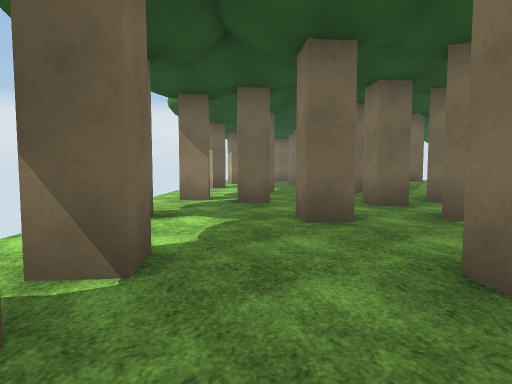
View 1 (above)

24 first-person views from a walk through a 3-D level made in the Unity game engine. The camera is 1.3 m above the floor, tilts 4° down and sees 75° across. The floor is counted in squares, 1.89 m on a side. Each view is taken from the middle of a square. On the plan, view 1 faces up. The plan holds only what a view shows up to about 10 squares ahead; the rest is blank. The player is left out. Some surface patterns are stand-ins.

View 2
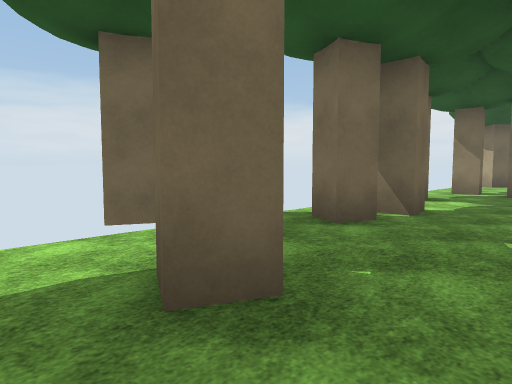

View 3
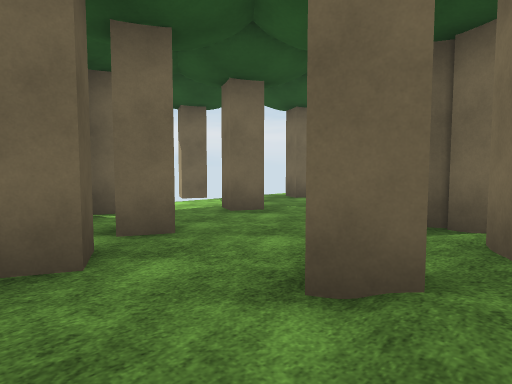

View 4
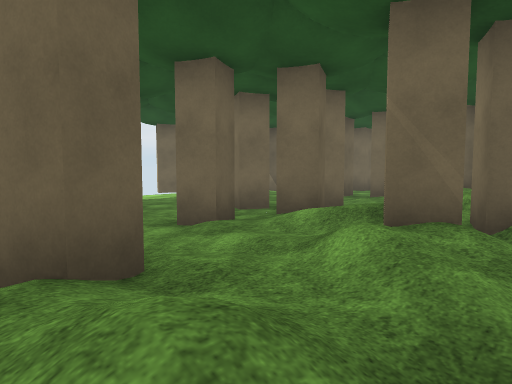

View 5
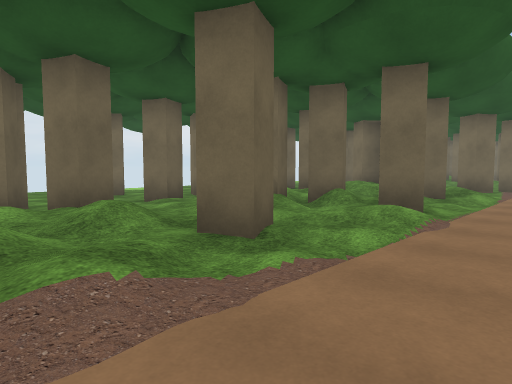

View 6
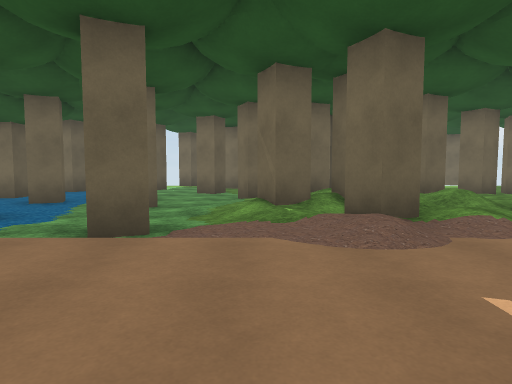

View 7
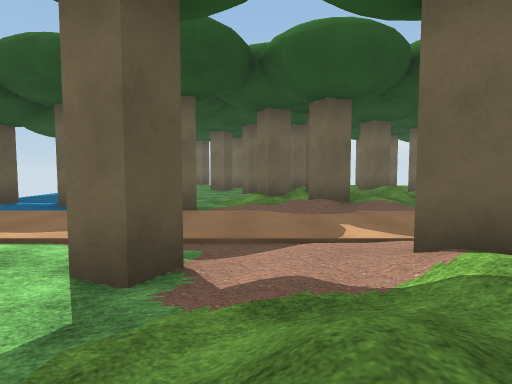

View 8
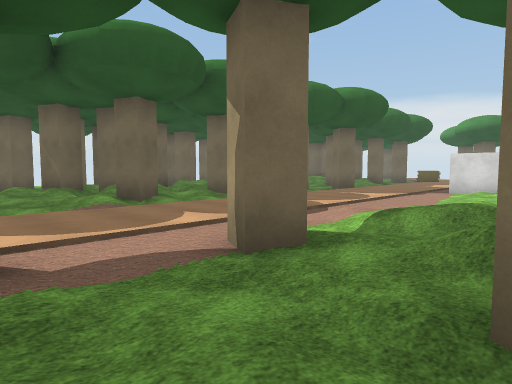

View 9
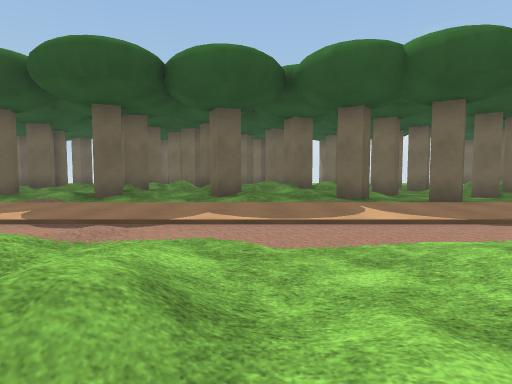

View 10
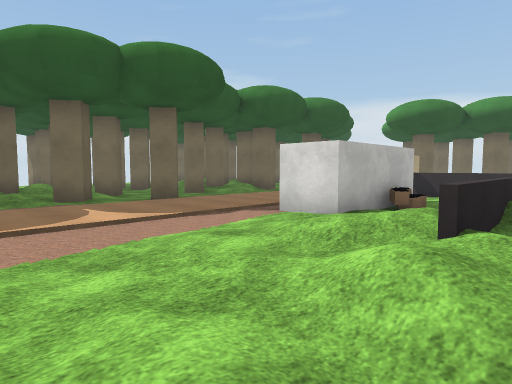

View 11
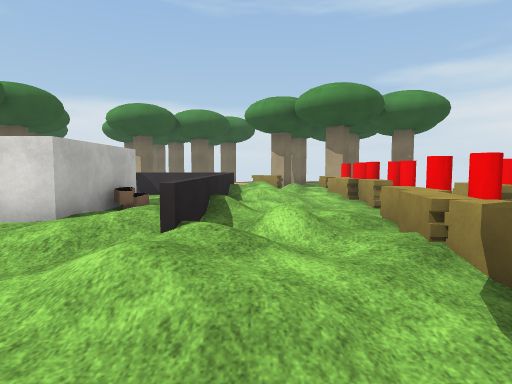

View 12
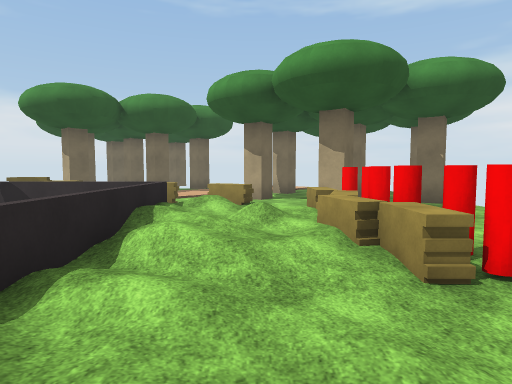

View 13
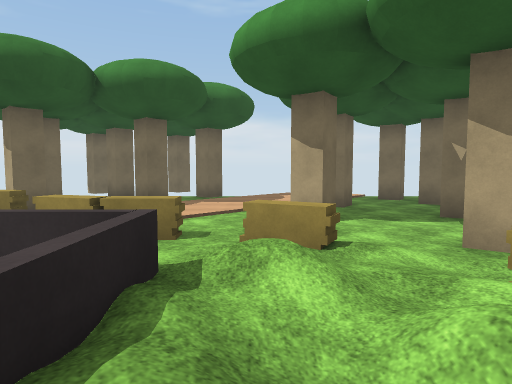

View 14
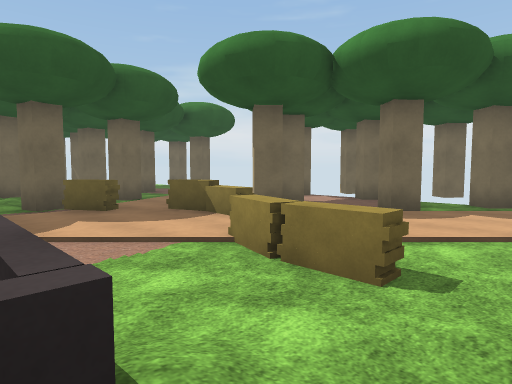

View 15
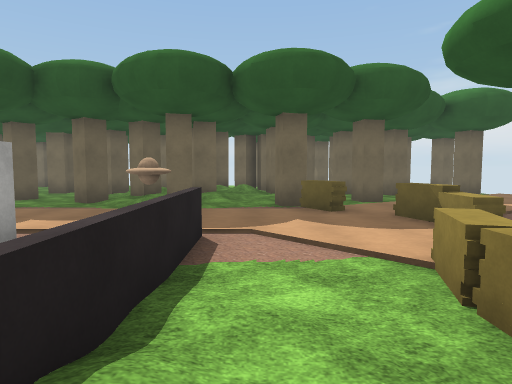

View 16
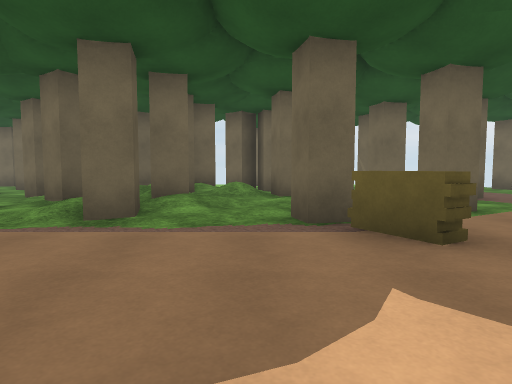

View 17
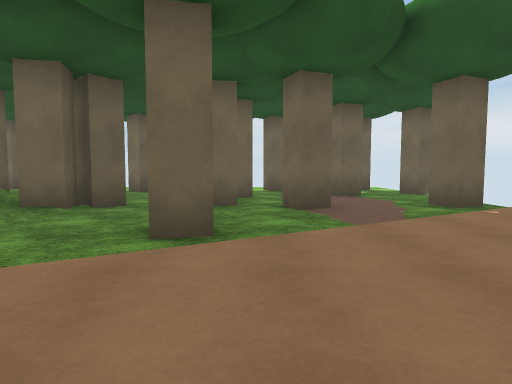

View 18
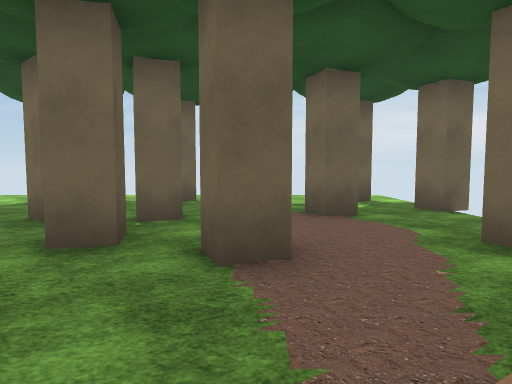

View 19
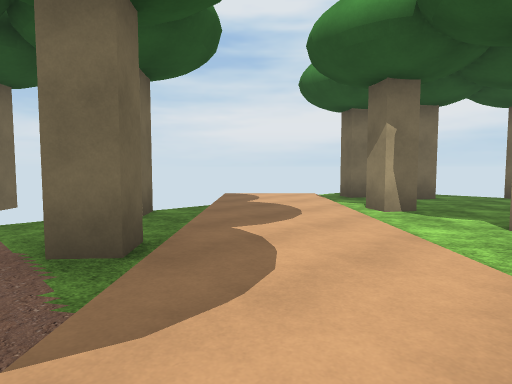

View 20
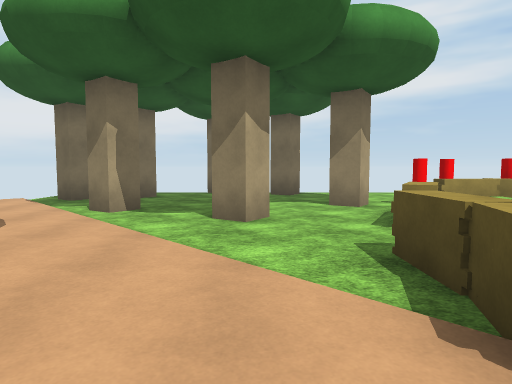

View 21
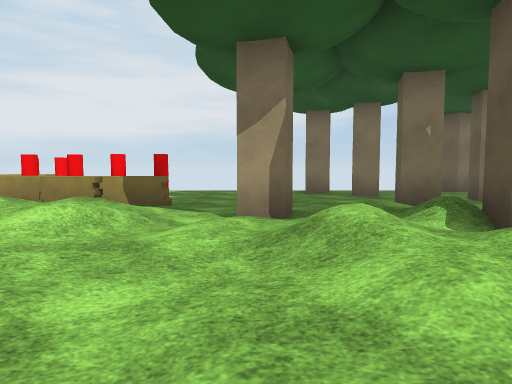

View 22
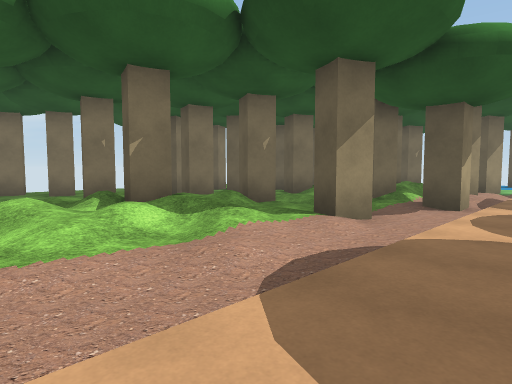

View 23
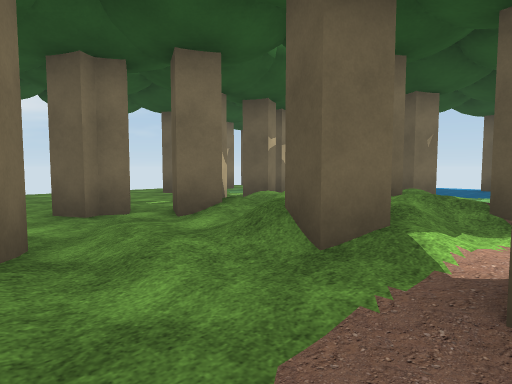

View 24
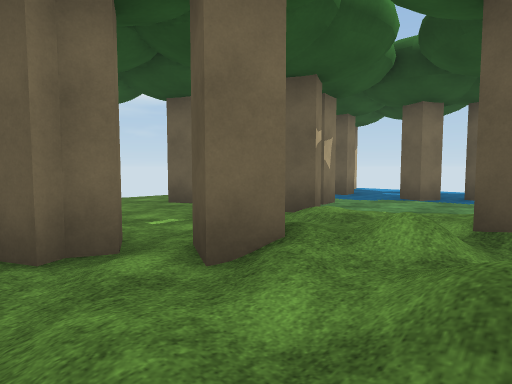

### Floor plan
Key: @ floor where view 1 was taken; # wall or solid block; x gap in a wall; . main floor; : floor 0.25 m higher than the main floor; / step, stairs or slope; H house; A ammo; B barrier; C red cylinder.
Columns run from 3 left of view 1 to 23 right of it. Each row starts with its distance up from view 1.
 21     #             x ...
 20   .....#.     #..#.....x
 19   #........  ..........#
 18   .......... #..#....#..#.
 17     ...#......#...........
 16   ............ ........#..#
 15   #..x.#.....BB.....#...
 14   ...#......B...BBB......#
 13    #...##//#B......BB.#...
 12    #.##////......///:.C...
 11  ..  /#////....HHHH//BC...
 10  ..#.   ##/...  . H//:BC.
  9  .... ///#/....HH////BC.
  8  .#../// /#.... A/H///C
  7  ..#...#..#.... A H//..B
  6  ..............HH////B C
  5  #..#.x  #.#....: ///C
  4   ..../   //..../////C
  3  .....   ///..../////B....
  2  .#.### ##//.....///.C....
  1  .#.x./ ////....////#.
  0  ..@../:#/#/..../////....
 -1 #.....#:////...///// ....
 -2  .#..##/////...///#//#.#.
 -3  ...../#/#/#...////     .
 -4  ###..#/////....//# # #..
 -5    .#../////.....//......#
 -6    ..../#/#....#/#:.#.....
 -7       # ////...://:#....
 -8          #/#...#/////#....
 -9        #/////..//#///..#..
-10        #//#//..////  #.
-11      #.../.....#./...#
-12      ..../.#......#...
-13          ....... ......
-14        ...#...   ..##.#
-15        .#....    .....
-16        ....      #
-17           #

Where each view was taken, in squares from view 1:
view 1: 0 up, 0 right, facing up
view 2: 3 down, 1 right, facing up-left
view 3: 6 down, 4 right, facing up-left
view 4: 7 down, 7 right, facing up-left
view 5: 8 down, 10 right, facing up-left
view 6: 10 down, 12 right, facing left
view 7: 10 down, 15 right, facing left
view 8: 6 down, 15 right, facing up-left
view 9: 1 up, 16 right, facing left
view 10: 1 up, 16 right, facing up-left
view 11: 1 up, 16 right, facing up
view 12: 5 up, 17 right, facing up
view 13: 9 up, 16 right, facing up
view 14: 11 up, 16 right, facing up-left
view 15: 12 up, 16 right, facing left
view 16: 12 up, 12 right, facing left
view 17: 16 up, 10 right, facing left
view 18: 17 up, 7 right, facing left
view 19: 15 up, 12 right, facing up-right
view 20: 15 up, 12 right, facing right
view 21: 1 up, 12 right, facing right
view 22: 1 up, 10 right, facing down-right
view 23: 4 down, 12 right, facing down-right
view 24: 5 down, 14 right, facing down-right
